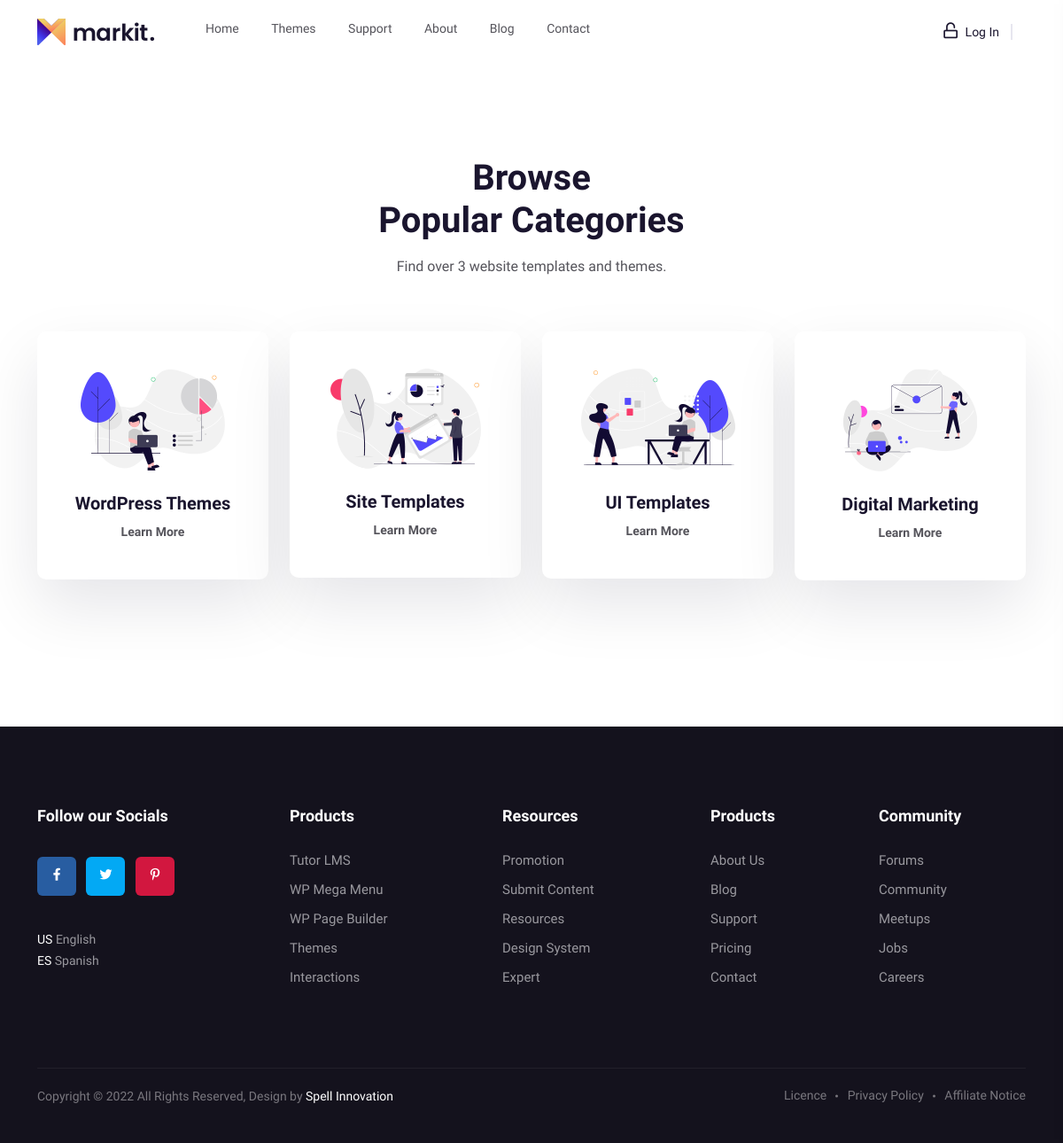
Page /categories/ on the committed database.
### adminpanel/models.py (models this page shows, shortened)
class Category(models.Model):
    category = models.CharField(max_length=100, unique=True)
    category_image = models.ImageField(null=True, upload_to="category_images/")
    order = models.IntegerField(null=True)
    STATUS_CHOICES = (("active", "active"), ("inactive", "inactive"))
    status = models.CharField(max_length=100, choices=STATUS_CHOICES, default="active")
    created = models.DateTimeField(auto_now_add=True, null=True)

### features/views.py (the view)
# urls.py: path("categories/", views.categories, name="categories"),
def categories(request):
    category = Category.objects.all()
    templates_ct = Template.objects.count()
    context = {
        "templates_ct": templates_ct,
        "category": category,
    }
    return render(request, "categories.html", context)

### templates/categories.html (shortened to what this page needs)
{% include 'header.html' %}
    <section class="category__area pt-105 pb-135">
        <div class="container">
           <div class="row">
              <div class="col-xxl-12">
                 <div class="section__title-wrapper text-center mb-60">
                    <h2 class="section__title">Browse <br> Popular Categories</h2>
                    <p>Find over {{templates_ct}} website templates and themes.</p>
                 </div>
              </div>
           </div>
           <div class="row">
             {% for category in category %}
              <div class="col-xxl-3 col-xl-3 col-md-6 col-sm-6">
                 <div class="category__item transition-3 text-center white-bg mb-30 wow fadeInUp" data-wow-delay=".3s" >
                    <div class="category__icon mb-25">
                       <img src="{{category.category_image.url}}" alt="">
                    </div>
                    <div class="category__content">
                       <h3 class="category__title">
                          {{category.category}}
                       </h3>
                       <a href="{% url 'theme' %}" class="link-btn">
                       Learn More
                       </a>
                    </div>
                 </div>
                </div>
             {% endfor %}
           </div>
        </div>
     </section>
{% include 'footer.html' %}

### staticfiles/assets/css/default.css (style rules this page uses)
.mb-25 { margin-bottom:25px }
.mb-30 { margin-bottom:30px }
.mb-60 { margin-bottom:60px }
.pt-105 { padding-top:105px }
.pb-135 { padding-bottom:135px }

### rows in the picture
Category: category_image (picture), category "WordPress Themes"
Category: category_image (picture), category "Site Templates"
Category: category_image (picture), category "UI Templates"
Category: category_image (picture), category "Digital Marketing"

### other values in the picture
{{ templates_ct }} "3"
